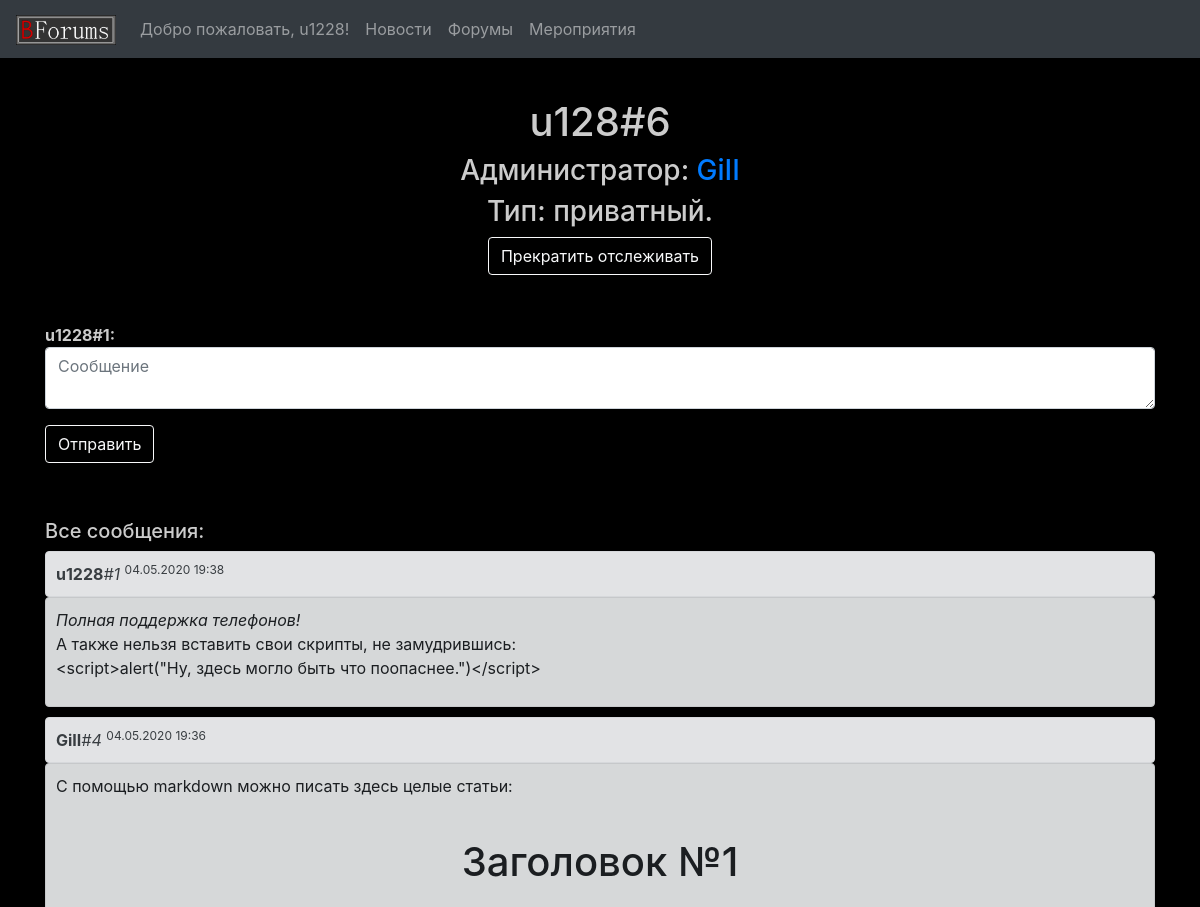
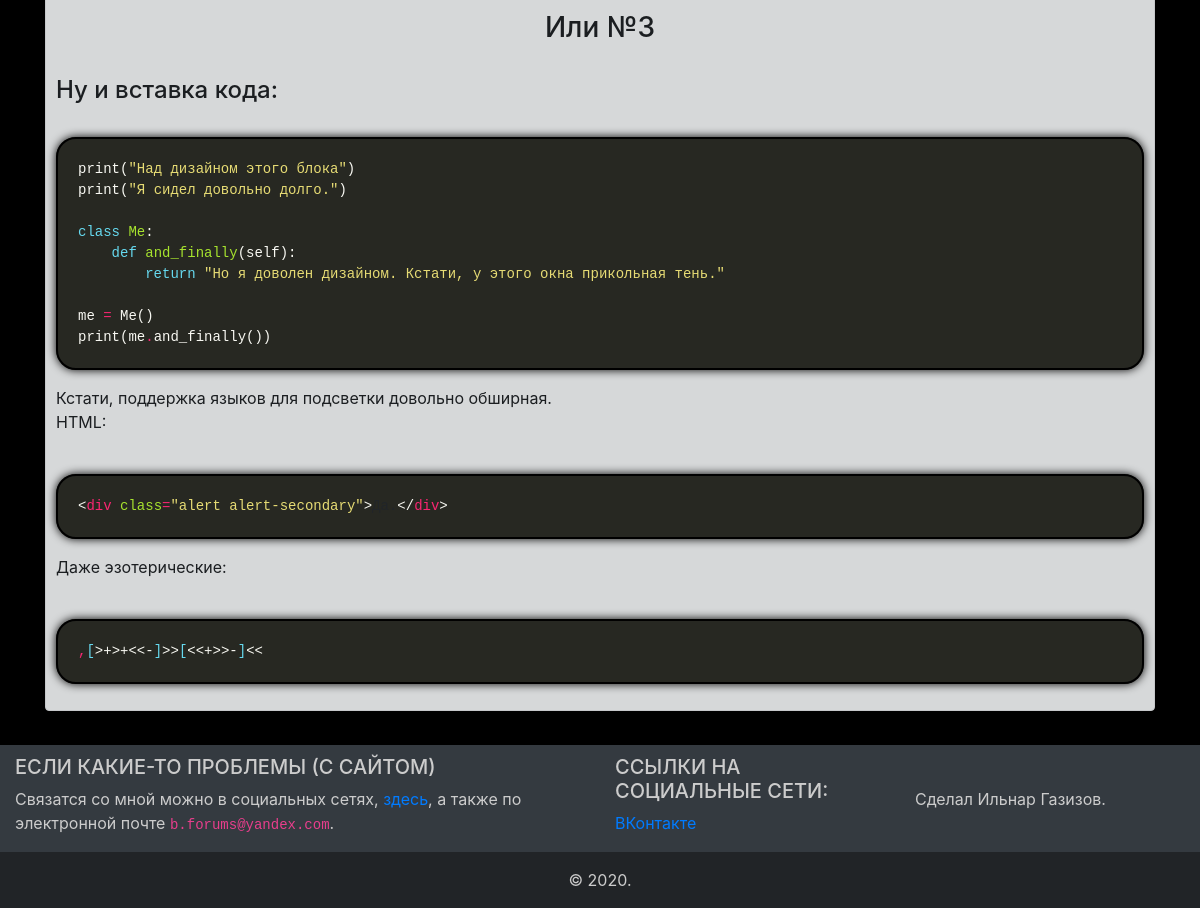
The app's page /f/6 (signed in) with its own data (2 pictures, top to bottom).
### models.py (models this page shows, shortened)
class User(SqlAlchemyBase, UserMixin):
    __tablename__ = 'users'
    id = sqlalchemy.Column(sqlalchemy.Integer,
                           primary_key=True, autoincrement=True)
    nickname = sqlalchemy.Column(sqlalchemy.String, nullable=True, unique=True)
    email = sqlalchemy.Column(sqlalchemy.String, index=True, unique=True, nullable=True)
    hashed_password = sqlalchemy.Column(sqlalchemy.String, nullable=True)
    forum_id = sqlalchemy.Column(sqlalchemy.Integer, nullable=True)
    follow = sqlalchemy.Column(sqlalchemy.String, nullable=True)

class Forum(SqlAlchemyBase):
    __tablename__ = 'forums'
    id = sqlalchemy.Column(sqlalchemy.Integer,
                           primary_key=True, autoincrement=True)
    title = sqlalchemy.Column(sqlalchemy.String, nullable=True)
    private = sqlalchemy.Column(sqlalchemy.Boolean, default=False)
    personal = sqlalchemy.Column(sqlalchemy.Boolean, default=False)
    admin_id = sqlalchemy.Column(sqlalchemy.Integer)
    editors = sqlalchemy.Column(sqlalchemy.String, default="")

class Message(SqlAlchemyBase):
    __tablename__ = 'messages'
    id = sqlalchemy.Column(sqlalchemy.Integer,
                           primary_key=True, autoincrement=True)
    user_id = sqlalchemy.Column(sqlalchemy.Integer, sqlalchemy.ForeignKey("users.id"))
    forum_id = sqlalchemy.Column(sqlalchemy.Integer, sqlalchemy.ForeignKey("forums.id"))
    message = sqlalchemy.Column(sqlalchemy.String, nullable=True)
    datetime = sqlalchemy.Column(sqlalchemy.DateTime, nullable=True)
    user = orm.relation('User')
    forum = orm.relation('Forum')

### main.py (the view)
@app.route("/f/<int:forum_id>")
@login_required
def forum(forum_id):
    forum = session.query(Forum).filter(Forum.id == forum_id).first()
    if forum:
        p = {"title": forum.title,
             "id": forum.id,
             "editors": session.query(User).filter(User.id.in_(forum.editors.split(","))).all(),
             "admin": session.query(User).filter(User.id == forum.admin_id).first(),
             "private": forum.private,
             "personal": forum.personal,
             "messages": session.query(Message).filter(Message.forum_id == forum_id).all(),
             "users": session.query(User),
             "User": User,
             "str": str,
             }
        if p["editors"]:
            if not (any([current_user.id == e.id for e in p["editors"]]) or current_user.id == forum.admin_id):
                if forum.private:
                    return abort(403)
                p["can_write"] = False
            else:
                p["can_write"] = True
        else:
            p["can_write"] = True
        return render_template("forum.html", **p)
    else:
        return abort(404)

### main.py (called while the page is built)
@app.context_processor
def inject_variables():
    return dict(format_message=format_message)

def render_markdown(string):
    if '```' in string:
        s = string.split('```')
        for i in range(len(s) - 1):
            if i % 2 == 1:
                s[i] = s[i].replace("&lt;", "<").replace(
                    "&quot;", '"').replace("&apos;", "'").replace("&amp;", "&")
        string = '```'.join(s)
    md = markdown.markdown(string, extensions=["fenced_code", "codehilite"]).replace(
        "</pre></div>\n\n", "</pre></div>")
    return md

def format_message(mess):
    message = ""
    for e in mess:
        if e == "<":
            message += "&lt;"
        elif e == '"':
            message += "&quot;"
        elif e == "'":
            message += "&apos;"
        elif e == "&":
            message += "&amp;"
        else:
            message += e
    return render_markdown(message)

@login_manager.user_loader
def load_user(user_id):
    return session.query(User).get(user_id)

### templates/forum.html (shortened to what this page needs)
{% extends "base.html" %}
{% block content %}
<h1>{{title}}#{{id}}</h1>
<h3>Администратор: <a href="/u/{{admin.id}}">{{admin.nickname}}</a></h3>
<h3>Тип: {% if personal %}личный{% elif private %}приватный{% else %}публичный{% endif %}.</h3>
{% if current_user.id != admin.id %}
<h3><a class="btn btn-outline-light" href="/follow/{{id}}" role="button">{% if str(id) in current_user.follow.split(',') %}Прекратить отслеживать{% else %}Отслеживать{% endif %}</a></h3>
{% endif %}
<p>&nbsp;</p>
{% if can_write %}
<form action="" method="POST">
  <p><b>{{current_user.nickname}}#{{current_user.id}}:  </b><textarea rows="2" name="text" class="form-control message" placeholder="Сообщение"></textarea></p>
  <p><button type="submit" class="btn btn-outline-light">Отправить</button></p>
</form>
{% endif %}
<p>&nbsp;</p>
<h5>Все сообщения:</h5>
<div class="message_holder">
  {% for message in messages[::-1] %}
    <div class="message_header alert alert-secondary"><b>{{users.filter(User.id == message.user_id).first().nickname}}</b><i>#{{message.user_id}}</i> <sup>{{message.datetime.strftime("%d.%m.%Y %H:%M")}}</sup></div><div class="multiline alert alert-dark">{{format_message(message.message)|safe}}</div>
  {% endfor %}
</div>
{% endblock %}

### templates/base.html (shortened to what this page needs)
<!doctype html>
<html lang="en">
<head>
    <link rel="stylesheet"
          href="https://stackpath.bootstrapcdn.com/bootstrap/4.4.1/css/bootstrap.min.css"
>
    <link rel="stylesheet" href={{url_for('static', filename='css/style.css')}} type="text/css"/>
    <link rel="stylesheet" href={{url_for('static', filename='css/code_highlight.css')}} type="text/css"/>
    <link rel="stylesheet" href={{url_for('static', filename='css/modest.css')}} type="text/css"/>
</head>
<body>
<header>
    <nav class="navbar navbar-expand-lg navbar-dark bg-dark">
        <a class="navbar-brand" href="/"><img src={{url_for('static', filename='img/logo.png')}} alt="Blin Forums" width="100" height="30" class="logo"></a>
        {% if current_user.is_authenticated %}
        <div class="collapse navbar-collapse" id="navbarSupportedContent">
          <ul class="navbar-nav mr-auto">
            <li class="nav-item">
              <a class="nav-link" href="/u/{{ current_user.id }}">Добро пожаловать, {{ current_user.nickname }}!</a>
            </li>
            <li class="nav-item">
              <a class="nav-link" href="/news">Новости</a>
            </li>
            <li class="nav-item">
              <a class="nav-link" href="/forums">Форумы</a>
            </li>
            <li class="nav-item">
              <a class="nav-link" href="/events">Мероприятия</a>
            </li>
          </ul>
        </div>
        {% endif %}
    </nav>
</header>
<p>&nbsp;</p>
<main role="main" class="container">
    {% block content %}{% endblock %}
</main>
<footer class="page-footer font-small blue pt-4">
  <div class="container-fluid text-center text-md-left" style="background: #343A40; padding-top: 10px;">
    <div class="row">
      <div class="col-md-6 mt-md-0 mt-3">
        <h5 class="text-uppercase">Если какие-то проблемы (с сайтом)</h5>
        <p>Связатся со мной можно в социальных сетях, <a href="/u/1">здесь</a>, а также по электронной почте <code>b.forums@yandex.com</code>.</p>
      </div>
      <div class="col-md-3 mb-md-0 mb-3">
        <h5 class="text-uppercase">Ссылки на социальные сети:</h5>
        <ul class="list-unstyled">
          <li>
            <a href="https://vk.com/a01001001">ВКонтакте</a>
          </li>
        </ul>
      </div>
      <div class="col-md-3 mb-md-0 mb-3">
        <h5 class="text-uppercase">&nbsp;</h5>
        <ul class="list-unstyled">
          <li>
            Сделал Ильнар Газизов.
          </li>
        </ul>
      </div>
    </div>
  </div>
  <div class="footer-copyright text-center py-3" style="background: #212427">© 2020.</div>
</footer>
</body>
</html>

### static/css/style.css (style rules this page uses)
h1 { text-align: center; }
h3 { text-align: center; }
body { background: #000; color: #ccc; height: 100%; margin: 0; display:flex; flex-direction:column; }
html { height: 100%; margin: 0; }
footer { margin-top:auto; }
.multiline { white-space: pre-wrap; padding: 10px; margin-bottom: 10px; }
.message_header { padding: 10px; margin-bottom: 0; }

### static/css/code_highlight.css (style rules this page uses)
.codehilite { background: #272822; color: #f8f8f2 }
.codehilite .k { color: #66d9ef }
.codehilite .n { color: #f8f8f2 }
.codehilite .o { color: #f92672 }
.codehilite .p { color: #f8f8f2 }
.codehilite .s { color: #e6db74 }
.codehilite .na { color: #a6e22e }
.codehilite .nb { color: #f8f8f2 }
.codehilite .nc { color: #a6e22e }
.codehilite .nf { color: #a6e22e }
.codehilite .nt { color: #f92672 }
.codehilite .nv { color: #f8f8f2 }
.codehilite .w { color: #f8f8f2 }
.codehilite .s2 { color: #e6db74 }
.codehilite .bp { color: #f8f8f2 }

### static/css/modest.css (style rules this page uses)
canvas, iframe, video, svg, select, textarea { max-width: 100%; }
pre { border-radius: 20px; border: 2px solid #000; padding: 20px; box-shadow: 0 0 10px rgba(0,0,0,1); }
.codehilite { border-radius: 20px; }

### records on screen
User: nickname "u1228", id "1", filter "u1228"
Forum: title "u128"
User: nickname "GiII", filter "GiII"
Message: user_id "1", datetime "04.05.2020 19:38", message "Полная поддержка телефонов! А также нельзя вставить свои скрипты, не замудрившись: <script>alert(\"Ну, здесь могло быть что поопаснее.\")</script>"
Message: user_id "4", datetime "04.05.2020 19:36", message "С помощью markdown можно писать здесь целые статьи: Заголовок №1 Или №3 Ну и вставка кода: print ( \"Над дизайном этого блока\" ) print ( \"Я сидел довольно долго.\" ) class Me : def and_finally ( self ): return \"Но я доволен дизайном. Кстати, у этого окна прикольная тень.\" me = Me () print ( me . and_finally ()) Кстати, поддержка языков для подсветки довольно обширная. HTML: < div class = \"alert alert-secondary\" > </ div > Даже эзотерические: , [ > + > + << - ] >> [ << + >> - ] <<"

### other values on screen
{{ id }} "6"
